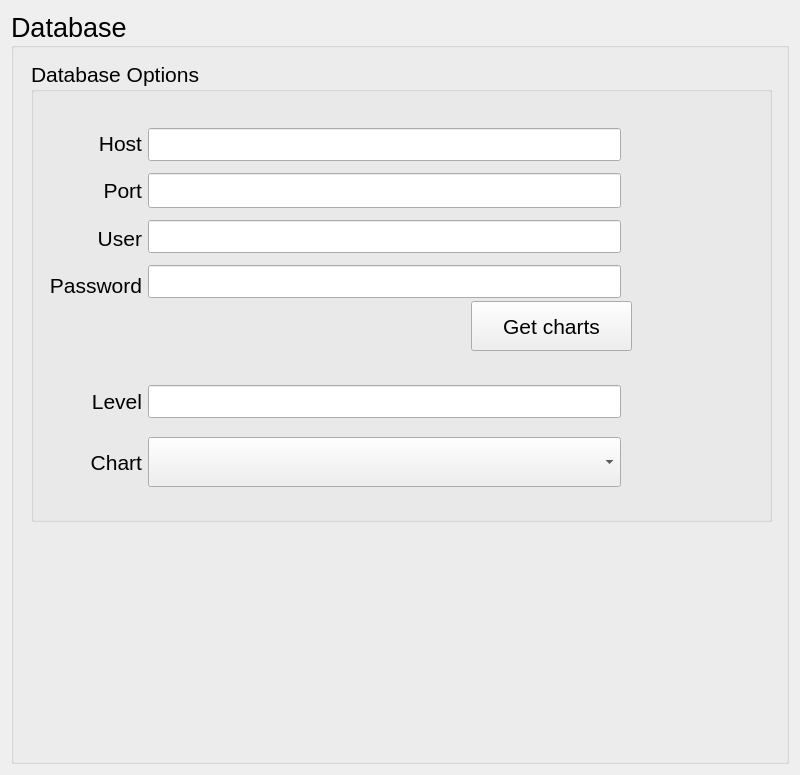
<?xml version="1.0" encoding="UTF-8"?>
<ui version="4.0">
 <class>SettingsUI</class>
 <widget class="QWidget" name="SettingsUI">
  <property name="geometry">
   <rect>
    <x>0</x>
    <y>0</y>
    <width>800</width>
    <height>775</height>
   </rect>
  </property>
  <layout class="QVBoxLayout" name="verticalLayout_3">
   <item>
    <widget class="QGroupBox" name="PostgreBox">
     <property name="font">
      <font>
       <pointsize>20</pointsize>
      </font>
     </property>
     <property name="title">
      <string>Database</string>
     </property>
     <widget class="QGroupBox" name="connectBox">
      <property name="geometry">
       <rect>
        <x>20</x>
        <y>50</y>
        <width>741</width>
        <height>461</height>
       </rect>
      </property>
      <property name="font">
       <font>
        <pointsize>16</pointsize>
       </font>
      </property>
      <property name="title">
       <string>Database Options</string>
      </property>
      <property name="flat">
       <bool>false</bool>
      </property>
      <widget class="QPushButton" name="pushButton_apply">
       <property name="geometry">
        <rect>
         <x>440</x>
         <y>240</y>
         <width>161</width>
         <height>50</height>
        </rect>
       </property>
       <property name="minimumSize">
        <size>
         <width>50</width>
         <height>50</height>
        </size>
       </property>
       <property name="text">
        <string>Get charts</string>
       </property>
      </widget>
      <widget class="QWidget" name="layoutWidget">
       <property name="geometry">
        <rect>
         <x>0</x>
         <y>50</y>
         <width>601</width>
         <height>206</height>
        </rect>
       </property>
       <layout class="QHBoxLayout" name="horizontalLayout_3">
        <item>
         <layout class="QVBoxLayout" name="verticalLayout_names">
          <item>
           <widget class="QLabel" name="shpLabel_host">
            <property name="font">
             <font>
              <pointsize>16</pointsize>
             </font>
            </property>
            <property name="text">
             <string>Host</string>
            </property>
            <property name="alignment">
             <set>Qt::AlignRight|Qt::AlignTrailing|Qt::AlignVCenter</set>
            </property>
           </widget>
          </item>
          <item>
           <widget class="QLabel" name="shpLabel_port">
            <property name="font">
             <font>
              <pointsize>16</pointsize>
             </font>
            </property>
            <property name="text">
             <string>Port</string>
            </property>
            <property name="alignment">
             <set>Qt::AlignRight|Qt::AlignTrailing|Qt::AlignVCenter</set>
            </property>
           </widget>
          </item>
          <item>
           <widget class="QLabel" name="shpLabel_user">
            <property name="font">
             <font>
              <pointsize>16</pointsize>
             </font>
            </property>
            <property name="text">
             <string>User</string>
            </property>
            <property name="alignment">
             <set>Qt::AlignRight|Qt::AlignTrailing|Qt::AlignVCenter</set>
            </property>
           </widget>
          </item>
          <item>
           <widget class="QLabel" name="shpLabel_password">
            <property name="minimumSize">
             <size>
              <width>100</width>
              <height>0</height>
             </size>
            </property>
            <property name="font">
             <font>
              <pointsize>16</pointsize>
             </font>
            </property>
            <property name="text">
             <string>Password</string>
            </property>
            <property name="alignment">
             <set>Qt::AlignRight|Qt::AlignTrailing|Qt::AlignVCenter</set>
            </property>
           </widget>
          </item>
         </layout>
        </item>
        <item>
         <layout class="QVBoxLayout" name="verticalLayout">
          <item>
           <widget class="QLineEdit" name="lineEdit_host">
            <property name="font">
             <font>
              <pointsize>16</pointsize>
             </font>
            </property>
           </widget>
          </item>
          <item>
           <widget class="QLineEdit" name="lineEdit_port">
            <property name="maximumSize">
             <size>
              <width>16777215</width>
              <height>35</height>
             </size>
            </property>
            <property name="font">
             <font>
              <pointsize>16</pointsize>
             </font>
            </property>
            <property name="dragEnabled">
             <bool>true</bool>
            </property>
           </widget>
          </item>
          <item>
           <widget class="QLineEdit" name="lineEdit_user">
            <property name="font">
             <font>
              <pointsize>16</pointsize>
             </font>
            </property>
            <property name="text">
             <string/>
            </property>
           </widget>
          </item>
          <item>
           <widget class="QLineEdit" name="lineEdit_password">
            <property name="font">
             <font>
              <pointsize>16</pointsize>
             </font>
            </property>
            <property name="dragEnabled">
             <bool>true</bool>
            </property>
           </widget>
          </item>
         </layout>
        </item>
       </layout>
      </widget>
      <widget class="QWidget" name="verticalLayoutWidget">
       <property name="geometry">
        <rect>
         <x>0</x>
         <y>300</y>
         <width>601</width>
         <height>151</height>
        </rect>
       </property>
       <layout class="QVBoxLayout" name="verticalLayout_2">
        <item>
         <layout class="QHBoxLayout" name="horizontalLayout_11">
          <item>
           <widget class="QLabel" name="level_label">
            <property name="minimumSize">
             <size>
              <width>100</width>
              <height>0</height>
             </size>
            </property>
            <property name="text">
             <string>Level</string>
            </property>
            <property name="alignment">
             <set>Qt::AlignRight|Qt::AlignTrailing|Qt::AlignVCenter</set>
            </property>
           </widget>
          </item>
          <item>
           <widget class="QLineEdit" name="level_edit"/>
          </item>
         </layout>
        </item>
        <item>
         <layout class="QHBoxLayout" name="horizontalLayout_2">
          <item>
           <widget class="QLabel" name="label_chart">
            <property name="enabled">
             <bool>true</bool>
            </property>
            <property name="sizePolicy">
             <sizepolicy hsizetype="Fixed" vsizetype="Preferred">
              <horstretch>0</horstretch>
              <verstretch>0</verstretch>
             </sizepolicy>
            </property>
            <property name="minimumSize">
             <size>
              <width>100</width>
              <height>0</height>
             </size>
            </property>
            <property name="layoutDirection">
             <enum>Qt::LeftToRight</enum>
            </property>
            <property name="text">
             <string>Chart</string>
            </property>
            <property name="alignment">
             <set>Qt::AlignRight|Qt::AlignTrailing|Qt::AlignVCenter</set>
            </property>
           </widget>
          </item>
          <item>
           <layout class="QHBoxLayout" name="horizontalLayout" stretch="2">
            <item>
             <widget class="QComboBox" name="comboBox_databases">
              <property name="minimumSize">
               <size>
                <width>50</width>
                <height>50</height>
               </size>
              </property>
             </widget>
            </item>
           </layout>
          </item>
         </layout>
        </item>
       </layout>
      </widget>
     </widget>
    </widget>
   </item>
  </layout>
 </widget>
 <layoutdefault spacing="6" margin="11"/>
 <resources/>
 <connections/>
</ui>
